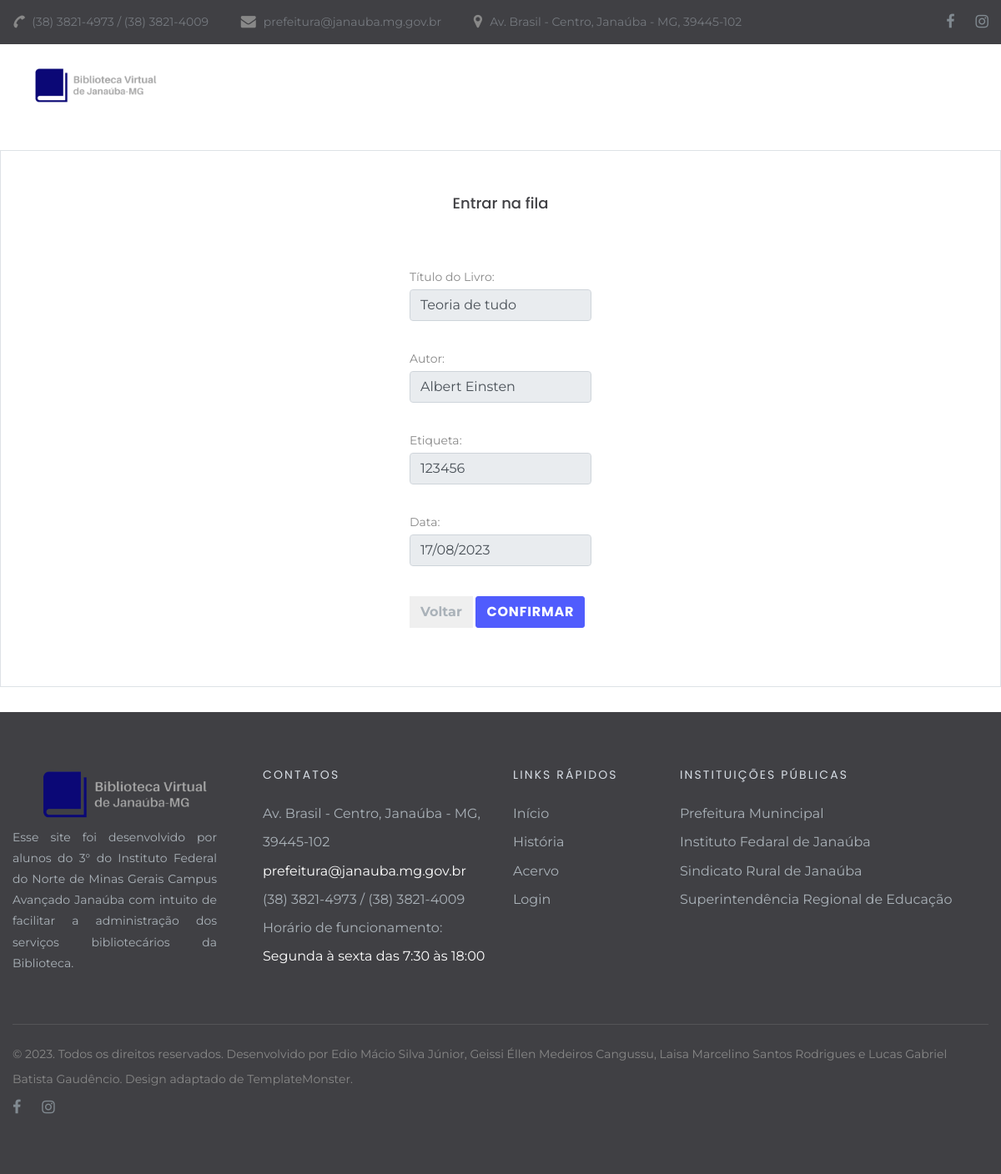
The page /entrar-fila.php?id_livro=2 (signed in) on the database its author committed.
### tables this page shows
CREATE TABLE IF NOT EXISTS `livros` (
  `id_livro` int(11) NOT NULL,
  `etiqueta` varchar(255) DEFAULT NULL,
  `area_conhecimento` varchar(500) DEFAULT NULL,
  `titulo` varchar(255) DEFAULT NULL,
  `autor` varchar(255) DEFAULT NULL,
  `editora` varchar(255) DEFAULT NULL,
  `edicao` int(11) DEFAULT NULL,
  `isbn` varchar(255) DEFAULT NULL,
  `numero_pag` int(11) DEFAULT NULL,
  `tradutor` varchar(255) DEFAULT NULL,
  `data_publicacao` varchar(5) DEFAULT NULL,
  `local_publicacao` varchar(255) DEFAULT NULL,
  `qtd` int(11) NOT NULL DEFAULT '1'
);

### entrar-fila.php (the view, shortened to what this page needs)
<!DOCTYPE html>
<?php
$con = conecta_mysql();
?>
<html class="wide wow-animation" lang="pt-BR">
<head>
  <link rel="stylesheet" href="css/bootstrap.css">
  <link rel="stylesheet" href="css/fonts.css">
  <link rel="stylesheet" href="css/style2.css">
</head>
<body>
  <header class="section page-header">
    <div class="rd-navbar-wrap">
      <nav class="rd-navbar rd-navbar-classic" data-layout="rd-navbar-fixed" data-sm-layout="rd-navbar-fixed" data-md-layout="rd-navbar-fixed" data-md-device-layout="rd-navbar-fixed" data-lg-layout="rd-navbar-static" data-lg-device-layout="rd-navbar-static" data-xl-layout="rd-navbar-static" data-xl-device-layout="rd-navbar-static" data-lg-stick-up-offset="46px" data-xl-stick-up-offset="46px" data-xxl-stick-up-offset="46px" data-lg-stick-up="true" data-xl-stick-up="true" data-xxl-stick-up="true">
        <div class="rd-navbar-aside-outer rd-navbar-collapse bg-gray-dark">
          <div class="rd-navbar-aside">
            <ul class="list-inline navbar-contact-list">
              <li>
                <div class="unit unit-spacing-xs align-items-center">
                  <div class="unit-left"><span class="icon text-middle fa-phone"></span></div>
                  <div class="unit-body"><a href="tel:#">(38) 3821-4973 / (38) 3821-4009</a></div>
                </div>
              </li>
              <li>
                <div class="unit unit-spacing-xs align-items-center">
                  <div class="unit-left"><span class="icon text-middle fa-envelope"></span></div>
                  <div class="unit-body"><a href="mailto:prefeitura@janauba.mg.gov.br">prefeitura@janauba.mg.gov.br</a></div>
                </div>
              </li>
              <li>
                <div class="unit unit-spacing-xs align-items-center">
                  <div class="unit-left"><span class="icon text-middle fa-map-marker"></span></div>
                  <div class="unit-body"><a href="https://www.google.com/maps/place/Biblioteca+P%C3%BAblica+de+Jana%C3%BAba+-+Av.+Brasil+-+Centro,+Jana%C3%BAba+-+MG,+39445-102/@-15.804361,-43.311421,16z/data=!4m5!3m4!1s0x753d06a3ffe8efd:0xc0e5f96351695d34!8m2!3d-15.8043459!4d-43.3113937?hl=pt-BR" target="_blank">Av. Brasil - Centro, Janaúba - MG, 39445-102</a></div>
                </div>
              </li>
            </ul>
            <ul class="social-links">
              <li><a class="icon icon-sm icon-circle icon-circle-md icon-bg-white fa-facebook" href="https://www.facebook.com/prefeituradejanauba"></a></li>
              <li><a class="icon icon-sm icon-circle icon-circle-md icon-bg-white fa-instagram" href="https://www.instagram.com/prefeituradejanauba/"></a></li>
            </ul>
          </div>
        </div>
        <div class="rd-navbar-main-outer">
          <div class="rd-navbar-main">
            <div class="rd-navbar-panel">
              <div class="rd-navbar-brand">
                <a class="brand" href="index.php"><img class="brand-logo" src="images/logo4.png" alt="" width="100px" height="50px"/></a>
              </div>
            </div>
            <div class="rd-navbar-main-element">
              <div class="rd-navbar-nav-wrap">
                <ul class="rd-navbar-nav">
                  <li class="rd-nav-item active"><a class="rd-nav-link" href="perfil-usuario.php">Perfil</a>
                  </li>
                  <li class="rd-nav-item"><a class="rd-nav-link" href="acervo-usuario.php">Acervo</a>
                  </li>
                  <li class="rd-nav-item"><a class="rd-nav-link" href="perfil-usuario.php">
                  </a>
                </li>
              </ul>
            </div>
            </div>
          </div>
        </div>
      </nav>
    </div>
  </header>
  <br>
<br><br><br><br><br>
      <div class="container">
        <div class="row justify-content-center border">
          <form style="padding: 50px;" action="" method="post">
            <center><h5>Entrar na fila</h5></center>
            <br>
            <div class="form-row">
              <div class="form-group col-12 col-sm-12 col-md-12 col-lg-12 col-xl-12">
              <?php
              $id_livro = $_GET["id_livro"];
              $sql = "SELECT * FROM livros WHERE id_livro = $id_livro";
              $resultado = mysqli_query($con,$sql);
              $hoje = date('d/m/Y');
              if($resultado){
                $livros = array();
                while( $linha = mysqli_fetch_assoc($resultado) ){
                  $livros[] = $linha;
                }
                foreach ($livros as $livro) {
                  $id_codigo = $_GET["id_codigo"];
            $sql1 = "SELECT count(id_fila) AS qtd_fila FROM entrar_fila WHERE id_livro = '$id_livro'";
            $sql2 = "SELECT count(id_fila) AS qtd_fila FROM entrar_fila WHERE id_livro = '$id_livro' AND id_codigo = '$id_codigo'";
            $result1 = mysqli_query($con,$sql1);
            $result2 = mysqli_query($con,$sql2);
            $qtd2 = mysqli_fetch_assoc($result2);
            $qtd2_ = $qtd2['qtd_fila'];
                        ?>
                <br>
                <label>Título do Livro:</label>
                <input type="text" name="nome" rows="1" class="form-control" value="<?php print "".$livro["titulo"].""?>" disabled>
                <br>
                <label>Autor:</label>
                <input type="text" name="nome" rows="1" class="form-control" value="<?php print "".$livro["autor"].""?>" disabled>
                <br>
                <label>Etiqueta:</label>
                <input type="text" name="nome" rows="1" class="form-control" value="<?php print "".$livro["etiqueta"].""?>" disabled>
                <br>
                <label>Data:</label>
                <input type="text" name="nome" rows="1" class="form-control" value="<?php print "".$hoje.""?>" disabled>
              </div>
            </div>
            <button type='button' class='btn btn-secondary'><a href='acervo-usuario.php'>Voltar</a></button>
           <?php if($qtd2_ == 0){
              if(isset($result1)){
                ?>
                <input type="submit" class="btn btn-primary" style="margin: 20px 0px 20px 0px;" value="Confirmar">
                <?php
                }
                else{
                    }
              }
              else{
                ?>
                <input type="submit" class="btn btn-primary" style="margin: 20px 0px 20px 0px;" value="Confirmar" disabled>
<?php
                  }
                ?>
          </form>
        </div>
      </div>
      <?php
}
}
?>
      <br>
  <footer class="section footer-classic section-sm">
      <div class="container">
        <div class="row row-30">
          <div class="col-lg-3 wow fadeInLeft">
            <a class="brand" href="index.php"><img class="brand-logo" src="images/logo4.png" alt="" width="100" height="17"/></a>
            <p class="footer-classic-description offset-top-0 offset-right-25" style="text-align: justify;">Esse site foi desenvolvido por alunos do 3° do Instituto Federal do Norte de Minas Gerais Campus Avançado Janaúba com intuito de facilitar a administração dos serviços bibliotecários da Biblioteca.</p>
          </div>
          <div class="col-lg-3 col-sm-8 wow fadeInUp">
            <P class="footer-classic-title">Contatos</P>
            <div class="d-block offset-top-0">Av. Brasil - Centro, Janaúba - MG, 39445-102</div><a class="d-inline-block accent-link" href="mailto:prefeitura@janauba.mg.gov.br">prefeitura@janauba.mg.gov.br</a><a class="d-inline-block" href="tel:#">(38) 3821-4973 / (38) 3821-4009</a>
            <ul>
              <li>Horário de funcionamento:<span class="d-inline-block  text-white">Segunda à sexta das 7:30 às 18:00</span></li>
            </ul>
          </div>
          <div class="col-lg-2 col-sm-4 wow fadeInUp" data-wow-delay=".3s">
            <P class="footer-classic-title">Links rápidos</P>
            <ul class="footer-classic-nav-list">
              <li><a href="index.php">Início</a></li>
              <li><a href="index.php#historia">História</a></li>
              <li><a href="acervo-geral.php">Acervo</a></li>
              <li><a href="login.php">Login</a></li>
            </ul>
          </div>
          <div class="col-lg-4 wow fadeInLeft" data-wow-delay=".2s">
            <P class="footer-classic-title">Instituições Públicas</P>
            <ul class="footer-classic-nav-list">
              <li><a href="https://janauba.mg.gov.br/">Prefeitura Munincipal</a></li>
              <li><a href="https://www.ifnmg.edu.br/janauba">Instituto Fedaral de Janaúba</a></li>
              <li><a href="http://www.srjanauba.com.br/">Sindicato Rural de Janaúba</a></li>
              <li><a href="https://srejanauba.educacao.mg.gov.br/">Superintendência Regional de Educação</a></li>
            </ul>
          </div>
        </div>
      </div>
      <div class="container wow fadeInUp" data-wow-delay=".4s">
        <div class="footer-classic-aside">
          <p class="rights"><span>&copy;&nbsp;</span><span class="copyright-year"></span>. Todos os direitos reservados. Desenvolvido por Edio Mácio Silva Júnior, Geissi Éllen Medeiros Cangussu, Laisa Marcelino Santos Rodrigues e Lucas Gabriel Batista Gaudêncio. Design adaptado de <a href="https://www.templatemonster.com">TemplateMonster.</a></p>
          <ul class="social-links">
            <li><a class="fa fa-facebook" href="https://www.facebook.com/prefeituradejanauba"></a></li>
            <li><a class="fa fa-instagram" href="https://www.instagram.com/prefeituradejanauba/"></a></li>
          </ul>
        </div>
      </div>
    </footer>
</body>
</html>

### rows shown on the page
livros: nome "Teoria de tudo", nome "Albert Einsten", nome "123456"
